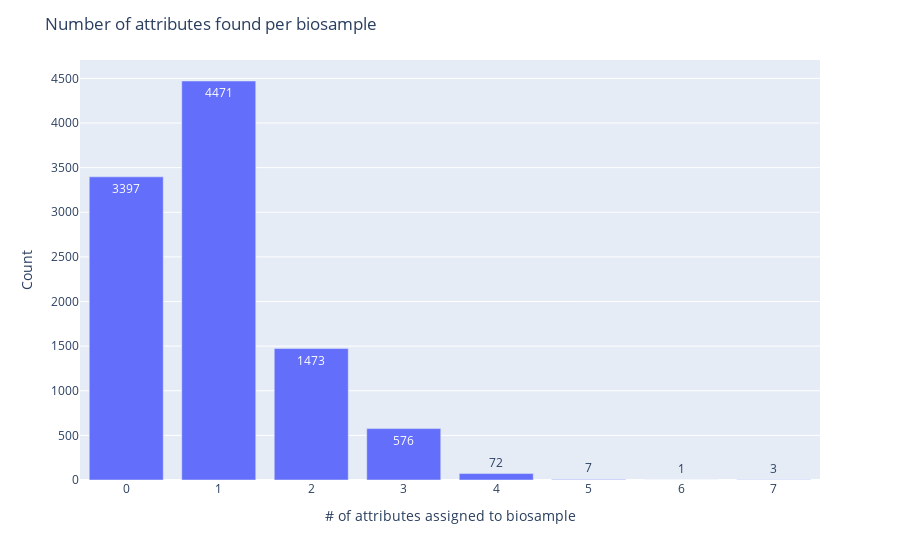
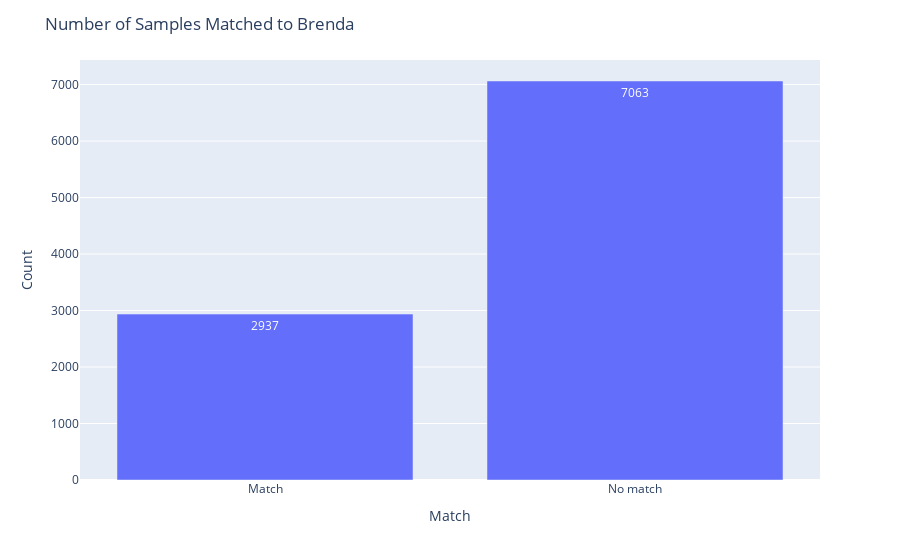

Notebook cell for these charts, in order:
### Code cell
importlib.reload(tissue_eval)
# attribute graph looks at found attributes before matching them to the ontology
tissue_eval.attribute_graph(sample_dict)

tissue_eval.matches_graph(result_dict)

### Figure 1 — Plotly figure (JSON) as saved in the notebook; plotly's stock layout.template omitted (floating-point values rounded to 4 significant figures)
{"data": [{"alignmentgroup": "True", "hovertemplate": "num_attributes=%{x}<br>num_samples=%{y}<br>label=%{text}<extra></extra>", "legendgroup": "", "marker": {"color": "#636efa", "pattern": {"shape": ""}}, "name": "", "offsetgroup": "", "orientation": "v", "showlegend": false, "text": [3397, 576, 4471, 1473, 72, 3, 1, 7], "textposition": "auto", "type": "bar", "x": [0, 3, 1, 2, 4, 7, 6, 5], "xaxis": "x", "y": [3397, 576, 4471, 1473, 72, 3, 1, 7], "yaxis": "y"}], "layout": {"barmode": "relative", "legend": {"tracegroupgap": 0}, "margin": {"t": 60}, "title": {"text": "Number of attributes found per biosample"}, "xaxis": {"anchor": "y", "domain": [0, 1], "title": {"text": "# of attributes assigned to biosample"}}, "yaxis": {"anchor": "x", "domain": [0, 1], "title": {"text": "Count"}}}}

### Figure 2 — Plotly figure (JSON) as saved in the notebook; plotly's stock layout.template omitted (floating-point values rounded to 4 significant figures)
{"data": [{"alignmentgroup": "True", "hovertemplate": "match=%{x}<br>count=%{y}<br>label=%{text}<extra></extra>", "legendgroup": "", "marker": {"color": "#636efa", "pattern": {"shape": ""}}, "name": "", "offsetgroup": "", "orientation": "v", "showlegend": false, "text": [2937, 7063], "textposition": "auto", "type": "bar", "x": ["Match", "No match"], "xaxis": "x", "y": [2937, 7063], "yaxis": "y"}], "layout": {"barmode": "relative", "legend": {"tracegroupgap": 0}, "margin": {"t": 60}, "title": {"text": "Number of Samples Matched to Brenda"}, "xaxis": {"anchor": "y", "domain": [0, 1], "title": {"text": "Match"}}, "yaxis": {"anchor": "x", "domain": [0, 1], "title": {"text": "Count"}}}}
